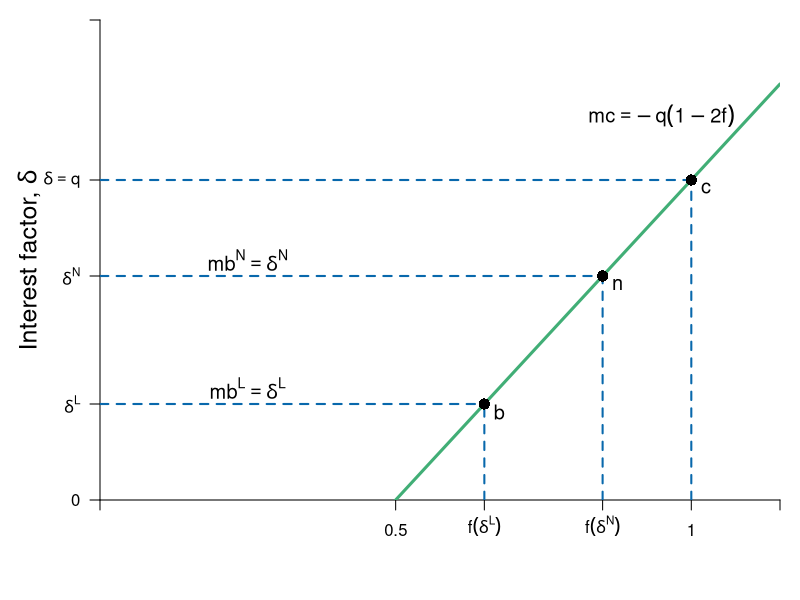

R code for this plot:
require(shape)
pdf(file = "credit/credit_mb_mc.pdf", width = 7, height = 7)

#Set parameters for graphics
axislabelsize <- 1.5
labelsize <- 1.2
graphlinewidth <- 3
segmentlinewidth <- 2

COL <- c("#7fc97f", "#beaed4", "#fdc086", "#ffff99", "#386cb0", "#f0027f", "#bf5b17", "#666666")
COLA <- c("#e0f3db", "#99d8c9","#66c2a4","#41ae76", "#238b45", "#005824")
COLB <- c("#c6dbef", "#4eb3d3", "#2b8cbe", "#0868ac","#084081")
COLC <- c("#fcfbfd", "#efedf5", "#dadaeb", "#bcbddc", "#9e9ac8", "#807dba", "#6a51a3", "#54278f", "#3f007d")

par(mar =  c(5, 5, 1, 1))

mc <- function(f, q = 2) {
  -q + 2*q*f
}


xlims <- c(0, 1.15)
ylims <- c(0, 3)

npts <- 501 
x <- seq(xlims[1], xlims[2], length.out = npts)
y <- seq(ylims[1], ylims[2], length.out = npts) 
a <- c(46.08, 55, 64)
b <- c(46.08, 55, 64)

plot(0, 0, xlim = xlims, ylim = ylims, type = "n",
     xlab = expression(paste("")),
     ylab = expression(paste("")), 
     xaxt = "n", 
     yaxt = "n", 
     cex.lab = axislabelsize, 
     bty = "n",
     xaxs="i", 
     yaxs="i")

# ticksy <- seq(from = 0, to = ylims[2], by = 2)
# ylabels <- seq(from = 0, to = ylims[2], by = 2)
# ticksx <- seq(from = 0, to = xlims[2], by = 2)
# xlabels <- seq(from = 0, to = xlims[2], by = 2)
ticksy <- c(-2, 0, mc(f = 0.65), mc(f = 0.85), 2, ylims[2])
ylabels <- c(expression(paste(-q)), 0, expression(paste(delta^L)), expression(paste(delta^N)), expression(paste(delta == q)), NA)
ticksx <- c(0, 0.5, 0.65, 0.85, 1, xlims[2])
xlabels <- c(NA, 0.5, expression(paste(f*(delta^{L}) )), expression(paste(f*(delta^{N}) )), 1.0, NA)

axis(1, at = ticksx, pos = 0, labels = xlabels)
axis(2, at = ticksy, pos = 0, labels = ylabels, las = 1)

npts <- 500 
xx1 <- seq(xlims[1], xlims[2], length.out = npts)

#Lines for mrs graph
lines(xx1, mc(xx1, q = 2), col = COLA[4], lwd = graphlinewidth)
#lines(xx1, mrpL(xx1, pmax = 15), col = COLA[4], lty = 2, lwd = segmentlinewidth)

#Label axes
#mtext(expression(paste("Speed of the machine, ", f)), side = 1, line = 2.5, cex = axislabelsize)
text(-0.12, 0.5*(ylims[2] + ylims[1]), expression(paste("Interest factor, ", delta )), xpd = TRUE, cex = axislabelsize, srt = 90) 
text(0.5*(xlims[2]), -2.2, expression(paste("Speed of the machine, ", f)), xpd = TRUE, cex = axislabelsize) 

#Arrows(18, 4, 18, 6.5, col = "black", lty = 1, code = 2, lwd = 2, arr.type = "triangle", arr.lwd = 0.5)


text(0.95, 2.4, expression(paste(mc == -q*(1 - 2*f) )), cex = labelsize)
text(0.25, 1.5, expression(paste(mb^N == delta^N )), cex = labelsize)
text(0.25, 0.7, expression(paste(mb^L == delta^L )), cex = labelsize)
#text(19, 5, expression(paste(q[1] == frac(w[1],e))), cex = labelsize)
#text(16, 12.6, expression(paste("marginal cost")), cex = labelsize)
#text(16, 12, expression(paste("of labor")), cex = labelsize)
#Arrows(16, 11.6, 16, 4.4, col = "black", lty = 1, code = 2, lwd = 2, arr.type = "triangle", arr.lwd = 0.5)

Arrows(2, 9, 6.8, 9, col = "black", lty = 1, code = 2, lwd = 2, arr.type = "triangle", arr.lwd = 0.5)
text(3.5, 10, expression(paste("Increase in ", frac(dy, dl))), cex = labelsize)

text(9.3, 12, expression(paste(frac(dy, dl)==phantom())), cex = labelsize)
text(11, 12.3, expression(paste("marginal")), cex = labelsize)
text(11, 11.7, expression(paste("benefit")), cex = labelsize)
Arrows(11, 11.3, 11, 2.4, col = "black", lty = 1, code = 2, lwd = 2, arr.type = "triangle", arr.lwd = 0.5)

segments(0.65, 0, 0.65, mc(f = 0.65), lty = 2, col = COLB[4] , lwd = segmentlinewidth)
segments(0, mc(f = 0.65), 0.65, mc(f = 0.65), lty = 2, col = COLB[4] , lwd = segmentlinewidth)
segments(0.85, 0, 0.85, mc(f = 0.85), lty = 2, col = COLB[4] , lwd = segmentlinewidth)
segments(0, mc(f = 0.85), 0.85, mc(f = 0.85), lty = 2, col = COLB[4] , lwd = segmentlinewidth)
segments(1, 0, 1, mc(f = 1), lty = 2, col = COLB[4] , lwd = segmentlinewidth)
segments(0, mc(f = 1), 1, mc(f = 1), lty = 2, col = COLB[4] , lwd = segmentlinewidth)

points(1, mc(1), pch = 16, col = "black", cex = 1.5)
points(0.85, mc(0.85), pch = 16, col = "black", cex = 1.5)
points(0.65, mc(0.65), pch = 16, col = "black", cex = 1.5)

text(1 + 0.025, mc(1) - 0.05, expression(paste(c)), cex = labelsize)
text(0.85 + 0.025, mc(0.85)- 0.05, expression(paste(n)), cex = labelsize)
text(0.65 + 0.025, mc(0.65)- 0.05, expression(paste(b)), cex = labelsize)



# text(80, 12.5, expression(paste("Excess Supply at ", p^H)), cex = labelsize)
# 
# Arrows(62, 5.5, 82, 5.5, col = "black", lty = 1, code = 3, lwd = 2, arr.type = "triangle", arr.lwd = 0.5)
# text(72, 4.75, expression(paste("Excess")), cex = labelsize)
# text(72, 3.75, expression(paste("Demand")), cex = labelsize)
# text(72, 2.75, expression(paste("at ", p^L)), cex = labelsize)



#Label Demand
text(13, 1, expression(paste(mb[1])), cex = labelsize)
text(19.5, 1, expression(paste(mb[2])), cex = labelsize)

dev.off()
